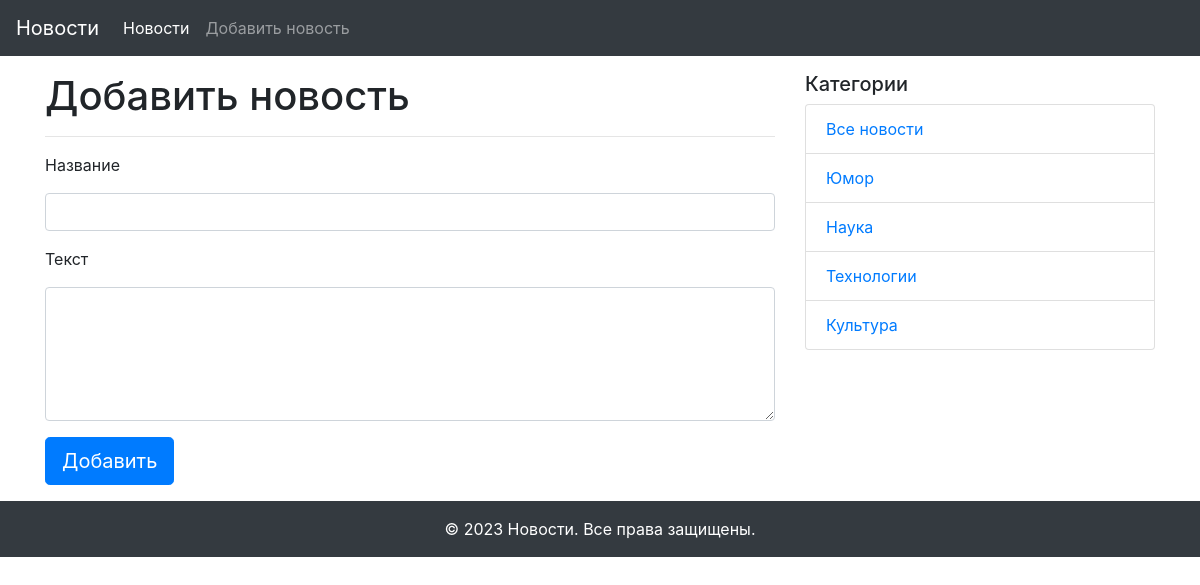
The page /add_news on the database its author committed.
### models.py (models this page shows, shortened)
class Category(db.Model):
    id = db.Column(db.Integer, primary_key=True)
    title = db.Column(db.String(255), nullable=False)
    news = db.relationship('News', back_populates="category")

### views.py (the view, shortened to what this page needs)
@app.route('/add_news', methods=['GET', 'POST'])
def add_news():
    form = NewsForm()
    categories = Category.query.all()
    return render_template('add_news.html',
                           form=form, categories=categories)

### forms.py
class NewsForm(FlaskForm):
    title = StringField(
        'Название',
        validators=[DataRequired(message="Поле не должно быть пустым"),
                    Length(max=255, message='Введите заголовок длиной до 255 символов')]
    )
    text = TextAreaField(
        'Текст',
        validators=[DataRequired(message="Поле не должно быть пустым")])
    category = SelectField(choices=get_categories())
    submit = SubmitField('Добавить')

### templates/add_news.html (shortened to what this page needs)
{% extends "base.html" %}
{% block content %}
<h1>Добавить новость</h1>
<hr>
<form method="POST" action="" novalidate>
    <div class="form-group">
        <label >
            {{ form.title.label }}
        </label>
        {{ form.title(class="form-control") }}
    </div>
    <div class="form-group">
        <label >
            {{ form.text.label }}
        </label>
        {{ form.text(class="form-control", rows="5") }}
    </div>
    {{ form.submit(class="btn btn-primary btn-lg") }}
</form>
{% endblock content %}

### templates/side_navigation.html
<div class="col-md-4">
  <h5>Категории</h5>
  <ul class="list-group">
    <li class="list-group-item"><a href="{{ url_for('index') }}">Все новости</a></li>
    {% for category in categories %}
      <li class="list-group-item"><a href="{{ url_for('news_in_category', id=category.id) }}">{{ category.title }}</a></li>
    {% endfor %}
  </ul>
</div>

### rows shown on the page
Category: title "Юмор"
Category: title "Наука"
Category: title "Технологии"
Category: title "Культура"
